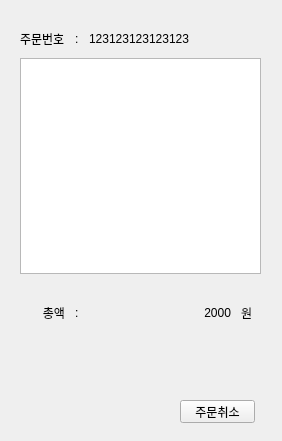
<?xml version="1.0" encoding="UTF-8"?>
<ui version="4.0">
 <class>OrderListSide</class>
 <widget class="QFrame" name="OrderListSide">
  <property name="geometry">
   <rect>
    <x>0</x>
    <y>0</y>
    <width>282</width>
    <height>441</height>
   </rect>
  </property>
  <property name="windowTitle">
   <string>Frame</string>
  </property>
  <widget class="QPushButton" name="pushButton_4">
   <property name="geometry">
    <rect>
     <x>180</x>
     <y>400</y>
     <width>75</width>
     <height>23</height>
    </rect>
   </property>
   <property name="text">
    <string>주문취소</string>
   </property>
  </widget>
  <widget class="QWidget" name="gridLayoutWidget">
   <property name="geometry">
    <rect>
     <x>10</x>
     <y>20</y>
     <width>261</width>
     <height>312</height>
    </rect>
   </property>
   <layout class="QGridLayout" name="gridLayout" rowstretch="0,1,0,0" columnstretch="0,0,1,0">
    <property name="leftMargin">
     <number>10</number>
    </property>
    <property name="topMargin">
     <number>10</number>
    </property>
    <property name="rightMargin">
     <number>10</number>
    </property>
    <property name="bottomMargin">
     <number>10</number>
    </property>
    <property name="spacing">
     <number>10</number>
    </property>
    <item row="0" column="3">
     <widget class="QLabel" name="label_7">
      <property name="text">
       <string/>
      </property>
     </widget>
    </item>
    <item row="1" column="0" colspan="4">
     <widget class="QListView" name="listView"/>
    </item>
    <item row="0" column="1">
     <widget class="QLabel" name="label_8">
      <property name="text">
       <string>:</string>
      </property>
     </widget>
    </item>
    <item row="0" column="2">
     <widget class="QLabel" name="label_3">
      <property name="text">
       <string>123123123123123</string>
      </property>
      <property name="alignment">
       <set>Qt::AlignLeading|Qt::AlignLeft|Qt::AlignVCenter</set>
      </property>
     </widget>
    </item>
    <item row="3" column="2">
     <widget class="QLabel" name="label_13">
      <property name="text">
       <string>2000</string>
      </property>
      <property name="alignment">
       <set>Qt::AlignRight|Qt::AlignTrailing|Qt::AlignVCenter</set>
      </property>
     </widget>
    </item>
    <item row="3" column="3">
     <widget class="QLabel" name="label_12">
      <property name="text">
       <string>원</string>
      </property>
     </widget>
    </item>
    <item row="0" column="0">
     <widget class="QLabel" name="label_2">
      <property name="text">
       <string>주문번호</string>
      </property>
      <property name="alignment">
       <set>Qt::AlignLeading|Qt::AlignLeft|Qt::AlignVCenter</set>
      </property>
     </widget>
    </item>
    <item row="3" column="0">
     <widget class="QLabel" name="label_10">
      <property name="text">
       <string>총액</string>
      </property>
      <property name="alignment">
       <set>Qt::AlignRight|Qt::AlignTrailing|Qt::AlignVCenter</set>
      </property>
     </widget>
    </item>
    <item row="3" column="1">
     <widget class="QLabel" name="label_11">
      <property name="text">
       <string>:</string>
      </property>
     </widget>
    </item>
    <item row="2" column="3">
     <spacer name="verticalSpacer">
      <property name="orientation">
       <enum>Qt::Vertical</enum>
      </property>
      <property name="sizeHint" stdset="0">
       <size>
        <width>20</width>
        <height>20</height>
       </size>
      </property>
     </spacer>
    </item>
   </layout>
  </widget>
 </widget>
 <resources/>
 <connections/>
</ui>
